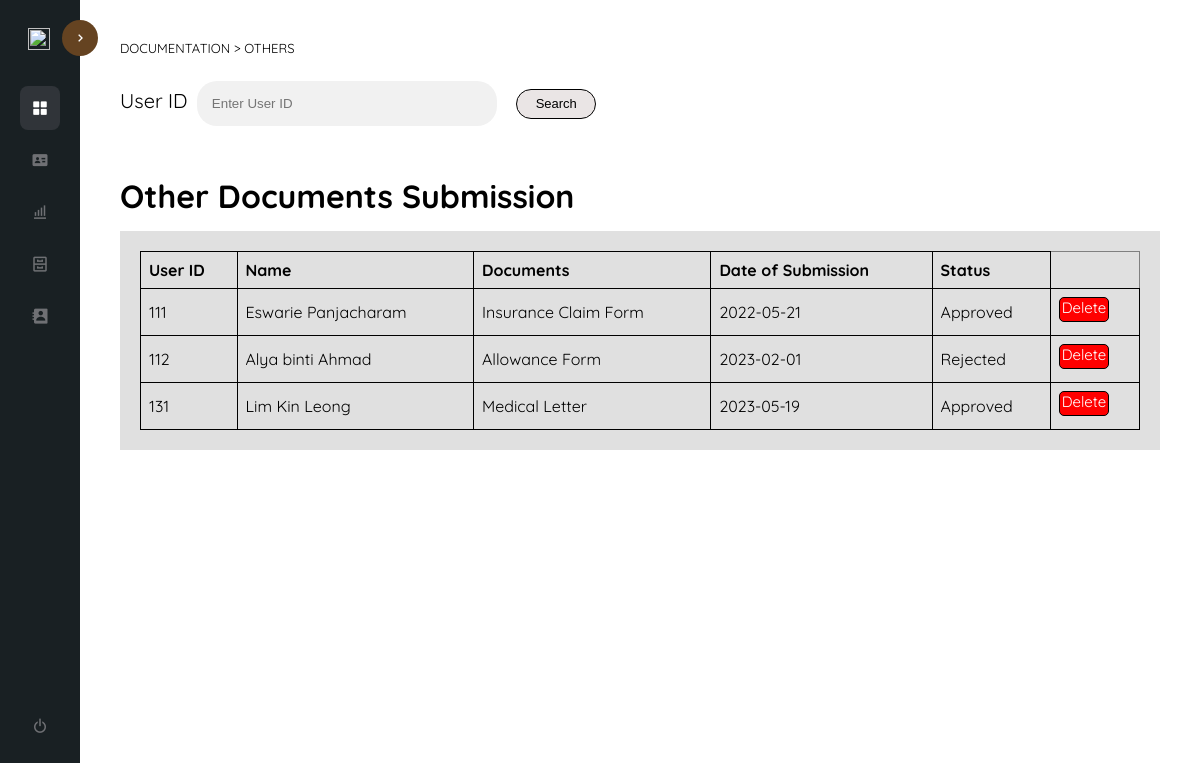
The app's page /others.php with its own data.
### tables this page shows
CREATE TABLE `other_documents` (
  `user_id` int(11) NOT NULL,
  `name` varchar(255) NOT NULL,
  `documents` varchar(255) NOT NULL,
  `date_of_submission` date NOT NULL,
  `document_status` varchar(255) DEFAULT NULL
);

### others.php (the view, shortened to what this page needs)
<html lang="en">
<head>
  <link rel="stylesheet" href="css/style.css" />
  <link href='https://unpkg.com/boxicons@2.1.4/css/boxicons.min.css' rel='stylesheet'>
</head>
<body>
  <?php include("sidebar.php"); ?>
   <div class="content-container">
    <p class="path_leave">DOCUMENTATION > <a href="others.php">OTHERS</a></p>
    <div class="search_container">
         <form method="POST" action="">
            <div class="textbox-container">
               <label for="user_id" class="leave_label1">User ID</label>
               <input type="text" id="user_id" name="search_user_id" placeholder="Enter User ID">
               <button type="submit" class="btnsearch" name="searchButton">Search</button>
            </div>
         </form>
    </div><br>
    <h1 class="title">Other Documents Submission</h1>
    <div class="summary_table">
    <?php
         include("connect.php");
         if (isset($_POST['search_user_id']) ) {
            $search_user_id = $_POST['search_user_id'];
            $sql = "SELECT * FROM other_documents WHERE 1";
            if (!empty($search_user_id)) {
               $sql .= " AND user_id = '$search_user_id'";
            }
         } else {
            $sql = "SELECT * FROM other_documents";
         }
         $result = $conn->query($sql);
         if ($result->num_rows > 0) {
            echo "<table border='1'>";
            echo "<thead>";
            echo "<tr><th>User ID</th><th>Name</th><th>Documents</th><th>Date of Submission</th><th>Status</th></tr>";
            echo "</thead>";
            echo "<tbody>";
            while ($row = $result->fetch_assoc()) {
               echo "<tr><td>" . $row["user_id"];
               echo "</td><td>" . $row["name"];
               echo "</td><td>" . $row["documents"];
               echo "</td><td>" . $row["date_of_submission"];
               echo "</td><td>" . $row["document_status"];
               echo "</td><td>
                     <div class='btn-group'>
                        <a href='others.php?user_id=$row[user_id]' class='btn2' value='Delete'>Delete</a>
                     </div>";
               echo "</td></tr>";
            }
            echo "</tbody>";
            echo "</table>";
         } else {
            echo "No results found";
         }
      ?>
</body>
</html>

### assets/css/style.css (style rules this page uses)
:root { --p-color: #192023; --s-color: #303439; --bradius: .5rem; }
* { margin: 0; padding: 0; box-sizing: border-box; }
body { font-family: 'Quicksand', sans-serif; }
a { text-decoration: none; color: inherit; }
.content-container { width: calc(100% - 5rem); margin: 0 0 0 auto; padding: 2.5rem; transition: width .5s; }
.path_leave { font-size: 13px; color: black; padding-bottom: 10px; }
.search_container { display: flex; padding-top: 10px; }
input[type=text] { width: 300px; padding: 15px; margin: 5px 0 0 0; display: inline-block; border: none; background: #f1f1f1; border-radius: 20px; }
.leave_label1 { font-size: 20px; padding-top: 13px; padding-right: 5px; }
.btnsearch, .btnsearch2 { height: 30px; width: 80px; font-size: 13px; margin-left: 15px; background-color: rgb(234, 229, 229); border: 1px solid rgb(0, 0, 0); border-radius: 20px; cursor: pointer; }
.summary_table { margin-top: 10px; background-color: rgb(224, 224, 224); padding: 20px 20px; height: auto; }
table { border-collapse: collapse; width: 100%; }
td, th { border: 1px solid #000000; text-align: left; padding: 8px; }
.title { text-align: left; margin-top: 30px; margin-bottom: 15px; }
.btn-group .btn1, .btn-group .btn2 { height: 25px; width: 50px; display: block; border: 1px solid black; color: white; cursor: pointer; border-radius: 5px; text-align: center; font-size: 15px; }
.btn2 { margin-bottom: 5px; background-color: red; }

### records on screen
other_documents: user_id "111", name "Eswarie Panjacharam", documents "Insurance Claim Form", date_of_submission "2022-05-21", document_status "Approved"
other_documents: user_id "112", name "Alya binti Ahmad", documents "Allowance Form", date_of_submission "2023-02-01", document_status "Rejected"
other_documents: user_id "131", name "Lim Kin Leong", documents "Medical Letter", date_of_submission "2023-05-19", document_status "Approved"
